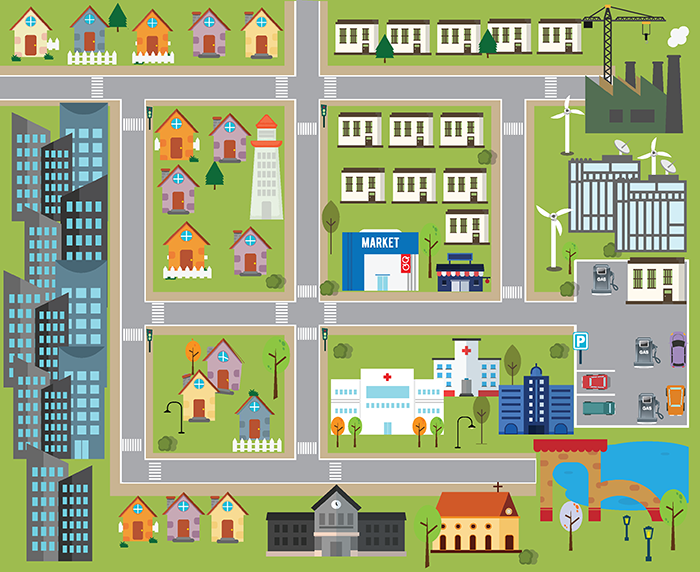

This game map was drawn from its Tiled (.tmx) file and the tilesets committed beside it. A one-line description and the full map source follow:
An orthogonal 14x11 tile map with 50x52 px tiles, 1 tile layer (Warstwa Kafelków 1) and 10 objects (start, up, bottom, bottom1, stacja, ...).

<map version="1.0" orientation="orthogonal" renderorder="right-down" width="14" height="11" tilewidth="50" tileheight="52" nextobjectid="11">
 <tileset firstgid="1" name="mapaPNG3" tilewidth="50" tileheight="52" tilecount="154">
  <image source="mapaKCK.png" width="700" height="572" />
 </tileset>
 <layer name="Warstwa Kafelków 1" width="14" height="11">
  <data encoding="csv">
1,2,3,4,5,6,7,8,9,10,11,12,13,14,
15,16,17,18,19,20,21,22,23,24,25,26,27,28,
29,30,31,32,33,34,35,36,37,38,39,40,41,42,
43,44,45,46,47,48,49,50,51,52,53,54,55,56,
57,58,59,60,61,62,63,64,65,66,67,68,69,70,
71,72,73,74,75,76,77,78,79,80,81,82,83,84,
85,86,87,88,89,90,91,92,93,94,95,96,97,98,
99,100,101,102,103,104,105,106,107,108,109,110,111,112,
113,114,115,116,117,118,119,120,121,122,123,124,125,126,
127,128,129,130,131,132,133,134,135,136,137,138,139,140,
141,142,143,144,145,146,147,148,149,150,151,152,153,154
</data>
 </layer>
 <objectgroup name="Points">
  <object id="1" name="start" x="132" y="78" width="10" height="10" />
  <object id="2" name="up" x="512" y="78" width="10" height="10" />
  <object id="3" name="bottom" x="132" y="303" width="10" height="10" />
  <object id="4" name="bottom1" x="512" y="303" width="10" height="10" />
 </objectgroup>
 <objectgroup name="GameObjects">
  <object id="5" name="stacja" x="555" y="303" width="10" height="10" />
  <object id="6" name="mickiewicza" x="440" y="78" width="10" height="10" />
  <object id="7" name="kopernika" x="132" y="190" width="10" height="10" />
  <object id="8" name="orlicza" x="230" y="303" width="10" height="10" />
  <object id="9" name="pascala" x="400" y="303" width="10" height="10" />
  <object id="10" name="borsuka" x="512" y="156" width="10" height="10" />
 </objectgroup>
</map>